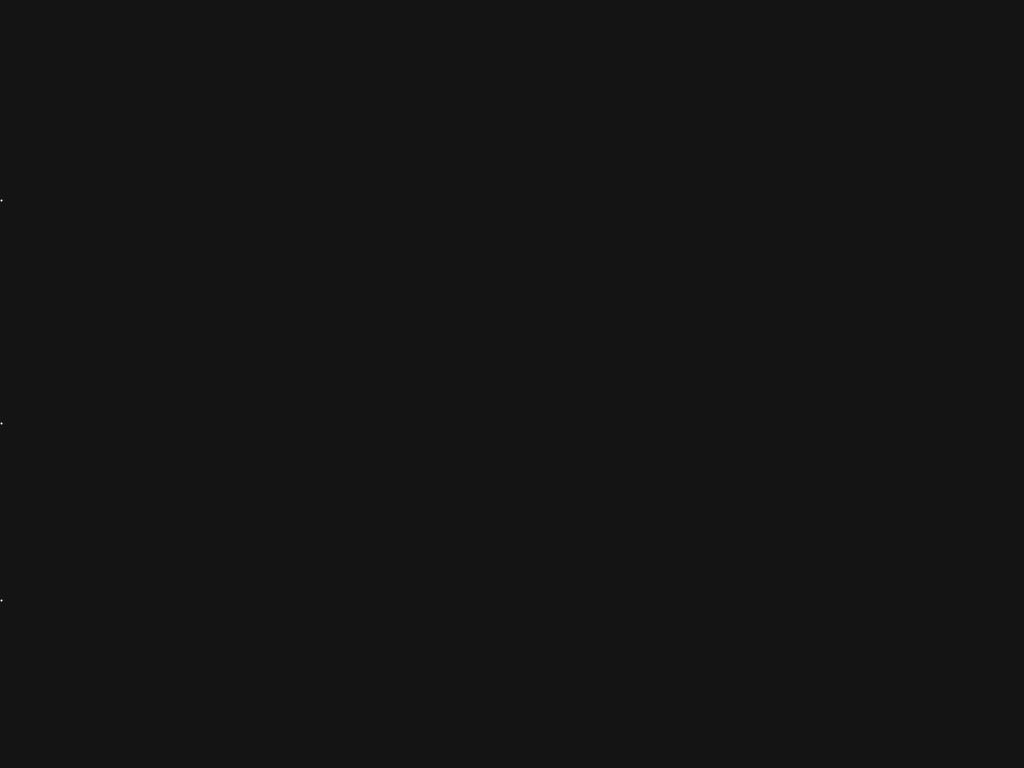
Frame 1 (no input)
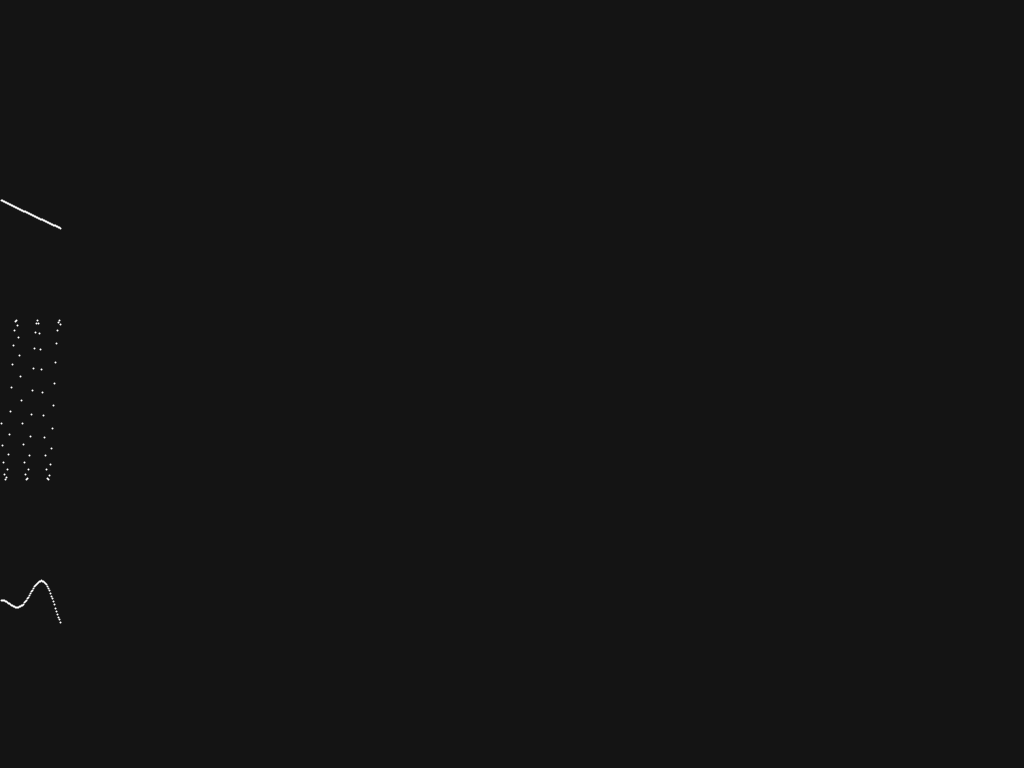
Frame 60 (the mouse pressed at the canvas centre just before this capture)
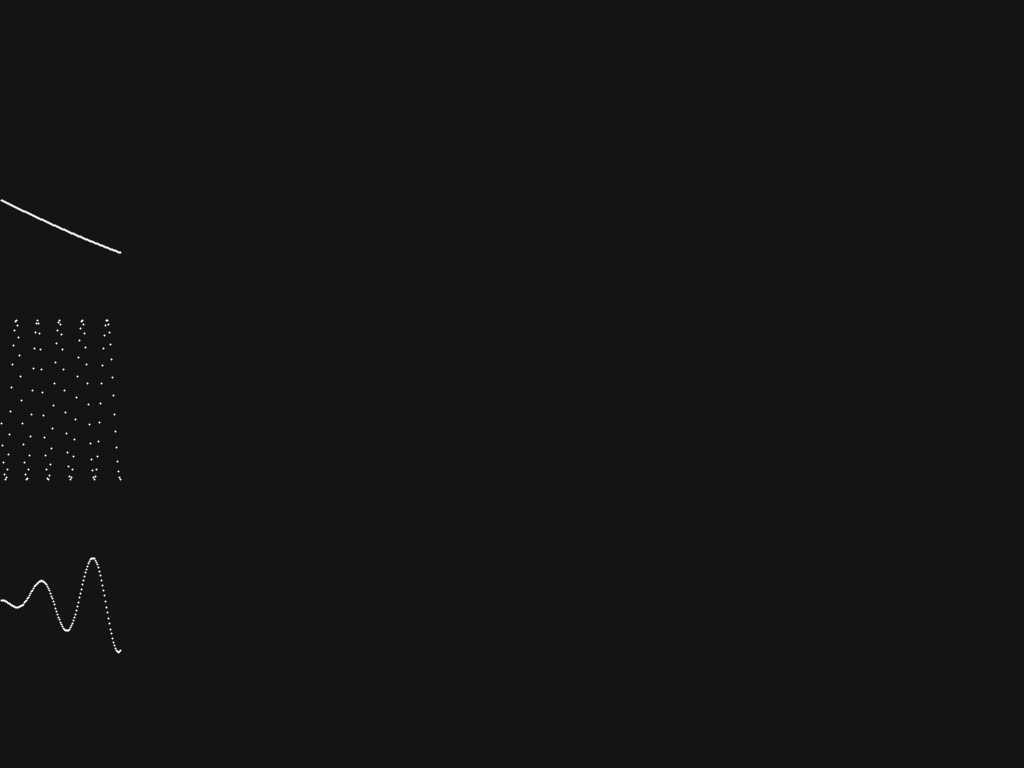
Frame 120 (the mouse held since frame 60 and released just before this capture)

The Processing sketch that drew these frames (run headless with seeded random() and noise(); from frame 60 on, the mouse is pressed at the canvas centre):

// Processing sketch: Trigonometry_7_Modulation
// ── Trigonometry_7_Modulation.pde
/*------------------------------------------------- 
 Modulation ::
 */

PVector sinPos, prevSinPos;
PVector fmPos, prevFmPos;
PVector amPos, prevAmPos;

//-------------------------------------------------
void setup() {
  size(1024, 768);
  background(20);

  sinPos = new PVector(0,200);
  fmPos = new PVector(0,400);
  amPos = new PVector(0,600);

}

//-------------------------------------------------
void update() {
  prevSinPos = sinPos;
  prevAmPos = amPos;
  prevFmPos = fmPos;

  float time = (frameCount*6.)*0.001;

  float sinOfTime = sin(time);
  float fmSinOfTime = sin(sin(time)*50);
  float amSinOfTime = sin(time) * sin(time*20);

  sinPos.y = 200 + (sinOfTime * 80);
  fmPos.y = 400 + (fmSinOfTime * 80);
  amPos.y = 600 + (amSinOfTime * 80);

  sinPos.x++;
  fmPos.x++;
  amPos.x++;
}

//-------------------------------------------------
void draw() {
  update();

  stroke(255);
  strokeWeight(2);
  line(prevSinPos.x, prevSinPos.y, sinPos.x, sinPos.y);
  line(prevFmPos.x, prevFmPos.y, fmPos.x, fmPos.y);
  line(prevAmPos.x, prevAmPos.y, amPos.x, amPos.y);
}
